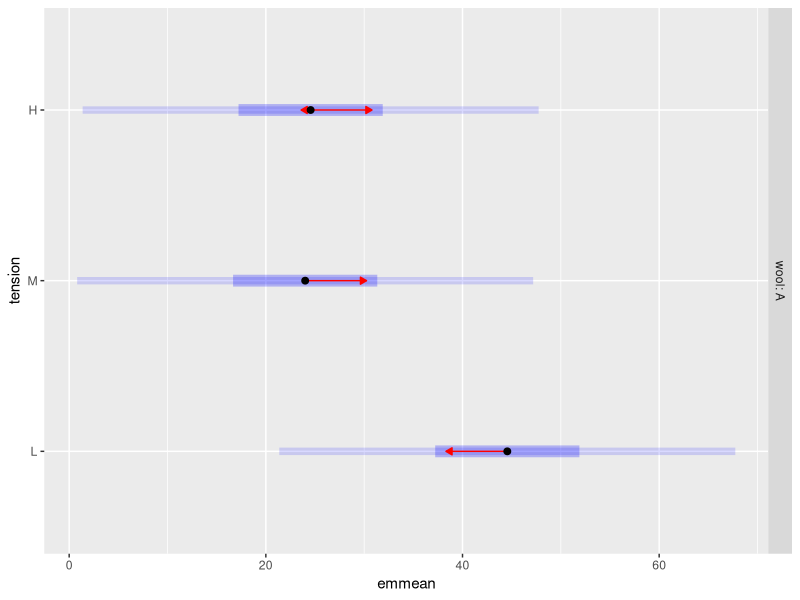
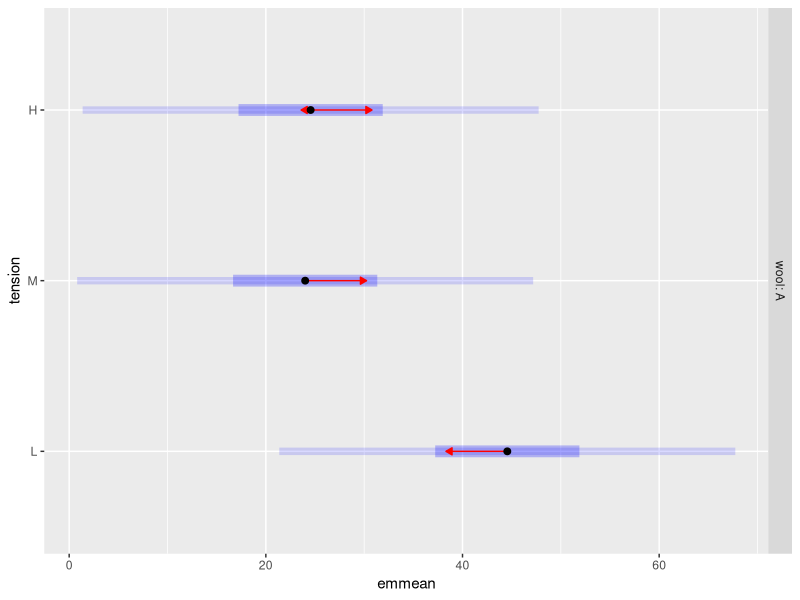

Recreate these plots in R, in order.
## ---- chunk 1
"#FDDC5C"
## ---- chunk 2
library(emmeans)

warp.lm <- lm(breaks ~ wool * tension, data = warpbreaks)
warp.emm <- emmeans(warp.lm, ~ tension | wool, at = list(wool = "A"))
plot(warp.emm, PIs = TRUE, comparisons = TRUE)


# pigs.lm <- lm(log(conc + 2) ~ source * factor(percent), data = pigs)
# pigs.emm <- emmeans(pigs.lm, ~ percent | source, at = list(source = "fish"))
# plot(pigs.emm, type = "scale", breaks = seq(20, 100, by = 10), 
#      facetlab = "label_value", comparisons = TRUE)

ggsave("images/logo_start.png", width = 3, height = 2.5)
